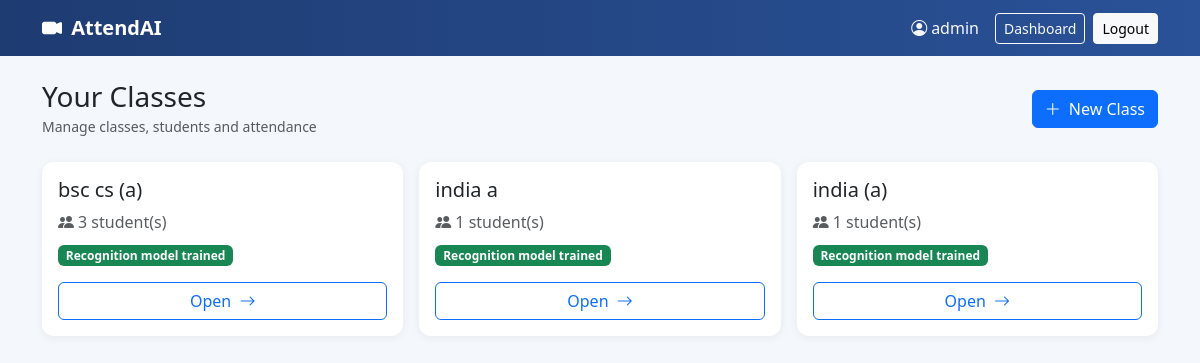
The app's page /dashboard (signed in) with its own data.
### models.py (models this page shows)
class ClassSection(db.Model):
    __tablename__ = "class_sections"
    id = db.Column(db.Integer, primary_key=True)
    teacher_id = db.Column(db.Integer, db.ForeignKey("teachers.id"), nullable=False)
    name = db.Column(db.String(120), nullable=False)          # e.g. "B.Sc CS Semester IV"
    section = db.Column(db.String(50), nullable=True)         # e.g. "Section A"
    created_at = db.Column(db.DateTime, default=datetime.utcnow)
    students = db.relationship("Student", backref="class_section", cascade="all, delete-orphan")
    attendance_records = db.relationship("AttendanceRecord", backref="class_section", cascade="all, delete-orphan")
    @property
    def display_name(self):
        return f"{self.name} ({self.section})" if self.section else self.name
    @property
    def model_trained(self):
        import os
        from flask import current_app
        model_path = os.path.join(current_app.config["MODELS_DIR"], f"class_{self.id}_embeddings.json")
        return os.path.exists(model_path)

### blueprints/classes.py (the view)
@classes_bp.route("/dashboard")
@login_required
def dashboard():
    teacher = current_teacher()
    classes = ClassSection.query.filter_by(teacher_id=teacher.id).order_by(ClassSection.created_at.desc()).all()
    return render_template("dashboard.html", classes=classes, teacher=teacher)

### blueprints/auth.py (called while the page is built)
def login_required(view_func):
    @wraps(view_func)
    def wrapped(*args, **kwargs):
        if "teacher_id" not in session:
            flash("Please log in to continue.", "warning")
            return redirect(url_for("auth.login"))
        return view_func(*args, **kwargs)
    return wrapped

def current_teacher():
    teacher_id = session.get("teacher_id")
    if not teacher_id:
        return None
    return Teacher.query.get(teacher_id)

### templates/dashboard.html (shortened to what this page needs)
{% extends "base.html" %}
{% block content %}
<div class="d-flex justify-content-between align-items-center mb-4">
  <div>
    <h3 class="mb-0">Your Classes</h3>
    <small class="text-muted">Manage classes, students and attendance</small>
  </div>
  <a href="{{ url_for('classes.new_class') }}" class="btn btn-primary">
    <i class="bi bi-plus-lg me-1"></i> New Class
  </a>
</div>
{% if classes %}
<div class="row g-3">
  {% for cls in classes %}
  <div class="col-md-4">
    <div class="card h-100">
      <div class="card-body d-flex flex-column">
        <h5 class="card-title">{{ cls.display_name }}</h5>
        <p class="text-muted mb-2">
          <i class="bi bi-people-fill me-1"></i>{{ cls.students|length }} student(s)
        </p>
        <p class="mb-3">
          {% if cls.model_trained %}
            <span class="badge bg-success">Recognition model trained</span>
          {% else %}
            <span class="badge bg-secondary">Not trained yet</span>
          {% endif %}
        </p>
        <a href="{{ url_for('classes.class_detail', class_id=cls.id) }}" class="btn btn-outline-primary mt-auto">
          Open <i class="bi bi-arrow-right ms-1"></i>
        </a>
      </div>
    </div>
  </div>
  {% endfor %}
</div>
{% else %}
<div class="text-center py-5">
  <i class="bi bi-mortarboard text-muted" style="font-size: 3rem;"></i>
  <p class="text-muted mt-3">You haven't created any classes yet.</p>
  <a href="{{ url_for('classes.new_class') }}" class="btn btn-primary">Create your first class</a>
</div>
{% endif %}
{% endblock %}

### static/css/style.css (style rules this page uses)
body { background-color: #f4f7fb; }
.card { border: none; box-shadow: 0 2px 10px rgba(0, 0, 0, 0.06); border-radius: 12px; }

### records on screen
ClassSection: display_name "bsc cs (a)", students|length "3", shows "Recognition model trained"
ClassSection: display_name "india a", students|length "1", shows "Recognition model trained"
ClassSection: display_name "india (a)", students|length "1", shows "Recognition model trained"

### other values on screen
{{ session.get('teacher_name') }} "admin"
